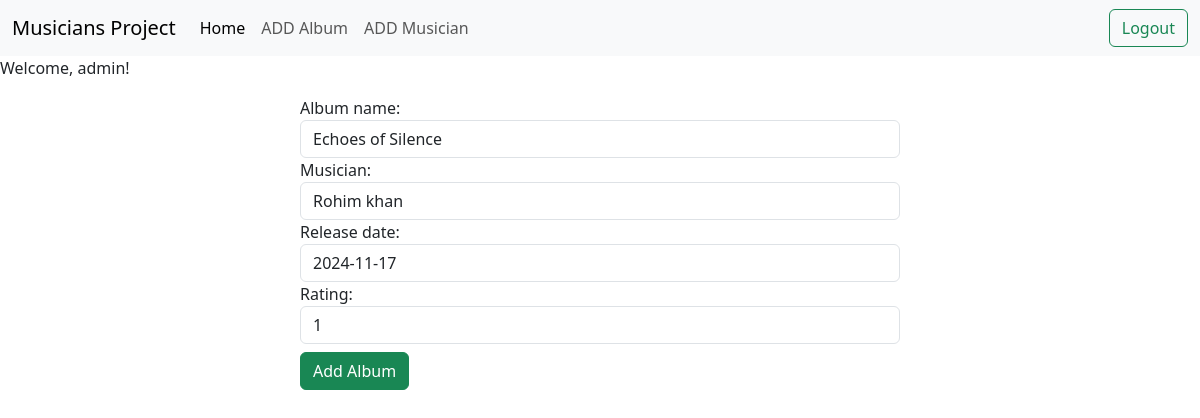
The page /album/edit/5/ (signed in) on the database its author committed.
### Album/models.py (models this page shows, shortened)
class AlbumModel(models.Model):
    album_name = models.CharField(max_length=100)
    musician = models.ForeignKey(MusicianModel, on_delete=models.CASCADE, related_name='albums')
    release_date = models.DateField()
    RATING_CHOICES  = [
        (1, '1'),
        (2, '2'),
        (3, '3'),
        (4, '4'),
        (5, '5'),
    ]
    rating = models.PositiveIntegerField(choices=RATING_CHOICES)

### Album/views.py (the view)
# urls.py: path('edit/<int:id>/', views.EditViews.as_view(), name='edit_album'),
@method_decorator(login_required, name='dispatch')
class EditViews(UpdateView):
    model = AlbumModel
    form_class = AlbumForm
    template_name = 'album/albumform.html'
    pk_url_kwarg = 'id'
    success_url = reverse_lazy('homepage')

### Album/forms.py
class AlbumForm(forms.ModelForm):
    class Meta:
        model = AlbumModel
        fields = '__all__'
    def __init__(self, *args, **kwargs):
        super(AlbumForm, self).__init__(*args, **kwargs)
        for field in self.fields:
            self.fields[field].widget.attrs['class'] = 'form-control'

### musician/models.py (called while the page is built)
    def __str__(self):
        return f'{self.first_name} {self.last_name}'

### Album/templates/album/albumform.html (shortened to what this page needs)
{% extends "base.html" %}
{% block content %}
<form method="post" style="width: 50%; margin: auto;">
    {{form}}
    <button class="btn btn-success mt-2">Add Album</button>
</form>
{% endblock content %}

### templates/base.html (shortened to what this page needs)
<!doctype html>
<html lang="en">
  <head>
    <link href="https://cdn.jsdelivr.net/npm/bootstrap@5.3.3/dist/css/bootstrap.min.css" rel="stylesheet">
  </head>
  <body>
    <nav class="navbar navbar-expand-lg bg-body-tertiary">
  <div class="container-fluid">
    <a class="navbar-brand" href="#">Musicians Project</a>
    <div class="collapse navbar-collapse" id="navbarSupportedContent">
      <ul class="navbar-nav me-auto mb-2 mb-lg-0">
        <li class="nav-item">
          <a class="nav-link active" aria-current="page" href="{% url 'homepage' %}">Home</a>
        </li>
        {% if request.user.is_authenticated %}
        <li class="nav-item">
          <a class="nav-link" href="{% url "album_list" %}">ADD Album</a>
        </li>
       <li class="nav-item">
          <a class="nav-link" href="{% url "musician_list" %}">ADD Musician</a>
        </li>
        {% endif %}
      </ul>
      <div class="d-flex" role="search">
        {% if request.user.is_authenticated %}
        <a href="{%url 'logout_page' %}" class="btn btn-outline-success" type="submit">Logout</a>
        {% else %}
        <a href="{% url 'register_page' %}" class="btn btn-outline-info mx-3" type="submit">Register</a>
        <a href="{% url 'login_page' %}" class="btn btn-outline-success" type="submit">Login</a>
        {% endif %}
      </div>
    </div>
  </div>
</nav>
{% if request.user.is_authenticated %}
    <p>Welcome, {{ request.user.username }}!</p>
{% else %}
    <p>Please log in to access this content.</p>
{% endif %}
    {% block content %}
    {% endblock content %}
  </body>
</html>

### rows shown on the page
AlbumModel: album_name "Echoes of Silence", musician "Rohim khan", release_date "2024-11-17", rating "1"

### other values the page prints
{{ request.user.username }} "admin"
